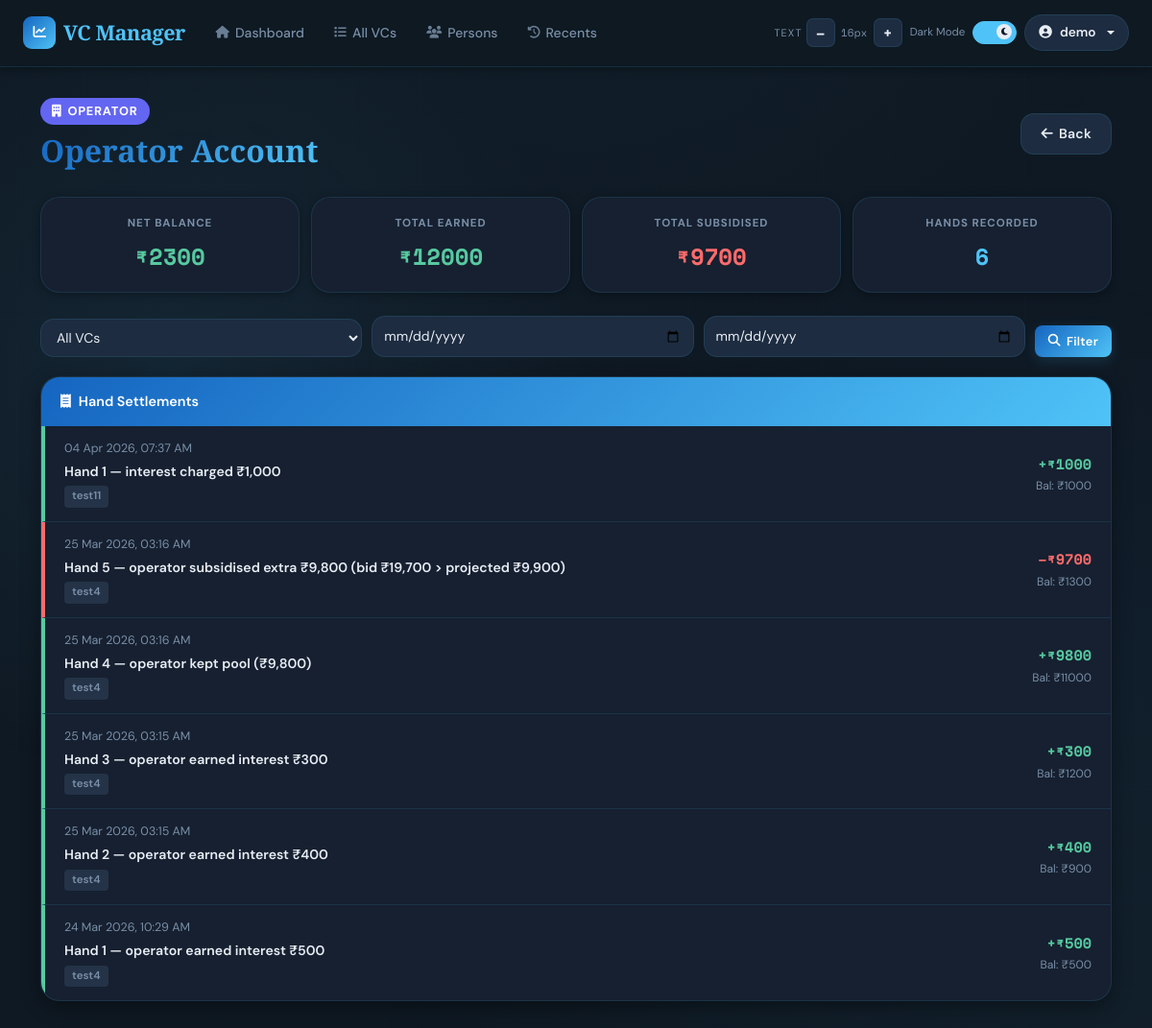
The page /ledger/operator (signed in) on the database as committed earlier.
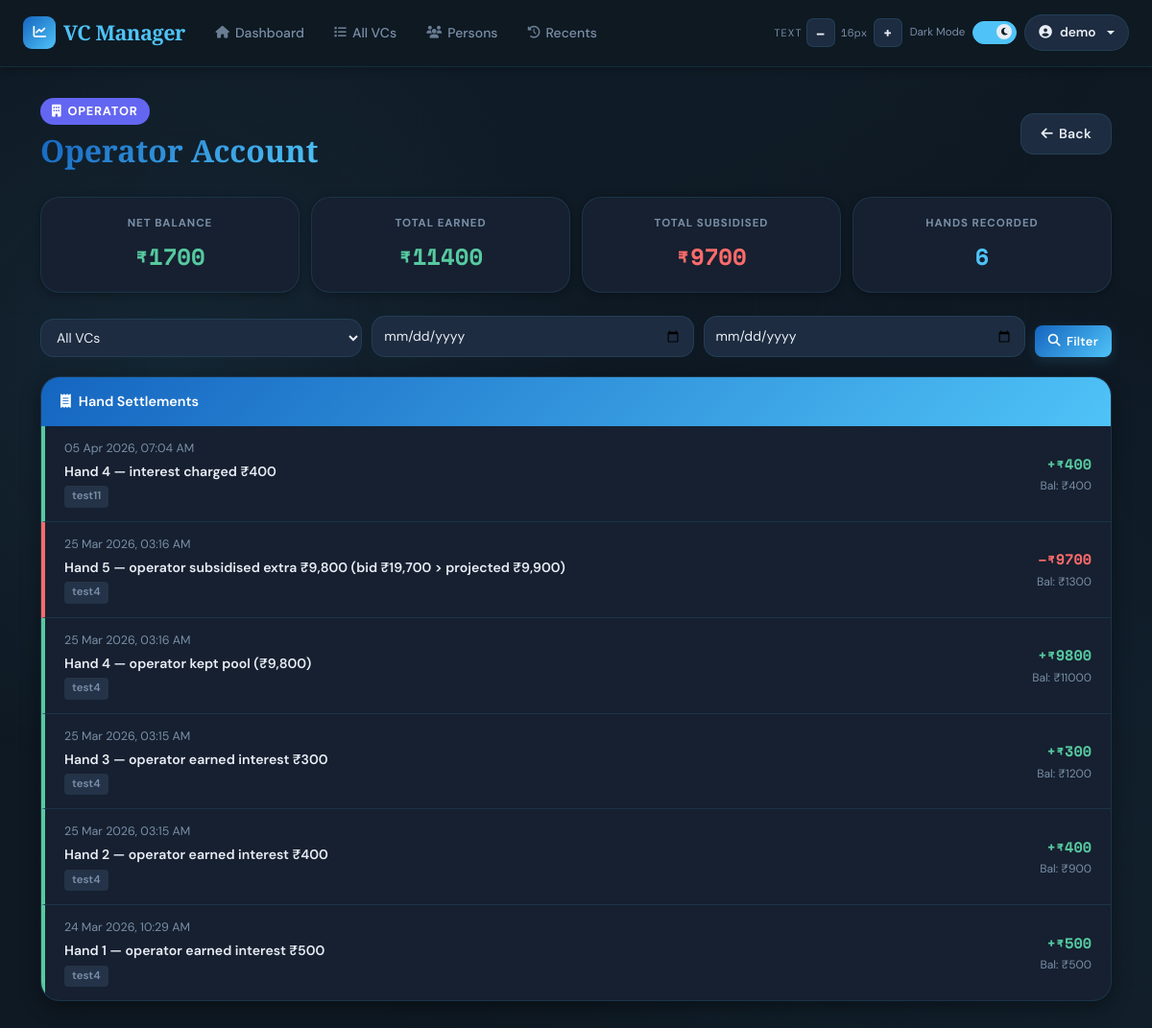
The same page on the database as committed later.
### app/models/user.py (models this page shows, shortened)
class User(UserMixin, db.Model):
    __tablename__ = 'users'
    id = db.Column(db.Integer, primary_key=True)
    email = db.Column(db.String(120), unique=True, nullable=False, index=True)
    name = db.Column(db.String(120), nullable=False)
    password_hash = db.Column(db.String(255), nullable=True)  # Nullable for OAuth-only users
    google_id = db.Column(db.String(255), unique=True, nullable=True)  # For OAuth users
    created_at = db.Column(db.DateTime, default=datetime.utcnow)
    last_login = db.Column(db.DateTime, nullable=True)
    vcs = db.relationship('VC', backref='user', lazy=True, cascade='all, delete-orphan')
    persons = db.relationship('Person', backref='user', lazy=True, cascade='all, delete-orphan')

### app/models/ledger.py (models this page shows)
class LedgerEntry(db.Model):
    __tablename__ = 'ledger_entries'
    id = db.Column(db.Integer, primary_key=True)
    person_id = db.Column(db.Integer, db.ForeignKey('persons.id'), nullable=True, index=True)
    vc_id = db.Column(db.Integer, db.ForeignKey('vcs.id'), nullable=True, index=True)
    date = db.Column(db.DateTime, nullable=False, default=datetime.utcnow)
    narration = db.Column(db.Text, nullable=False)
    debit = db.Column(db.Float, default=0)
    credit = db.Column(db.Float, default=0)
    balance = db.Column(db.Float, default=0)
    created_at = db.Column(db.DateTime, default=datetime.utcnow)
    vc = db.relationship('VC', foreign_keys=[vc_id], back_populates='ledger_entries', lazy=True)

### app/models/vc.py (models this page shows, shortened)
class VC(db.Model):
    __tablename__ = 'vcs'
    id           = db.Column(db.Integer, primary_key=True)
    user_id      = db.Column(db.Integer, db.ForeignKey('users.id'), nullable=False, index=True)
    vc_number    = db.Column(db.Integer, unique=True, nullable=False)
    name         = db.Column(db.String(100), nullable=False)
    start_date   = db.Column(db.DateTime, nullable=False, default=lambda: datetime.now(timezone.utc))
    amount       = db.Column(db.Float, nullable=False)
    tenure       = db.Column(db.Integer, nullable=False)
    current_hand = db.Column(db.Integer, default=1)
    narration    = db.Column(db.Text)
    status       = db.Column(db.Enum(PaymentStatus, native_enum=False), default=PaymentStatus.PENDING)
    min_interest = db.Column(db.Float, nullable=False, default=0.0)
    created_at   = db.Column(db.DateTime, default=lambda: datetime.now(timezone.utc))
    updated_at   = db.Column(db.DateTime, default=lambda: datetime.now(timezone.utc),
                             onupdate=lambda: datetime.now(timezone.utc))
    hands          = db.relationship('VCHand',      backref='vc', lazy=True, cascade='all, delete-orphan')
    payments       = db.relationship('Payment',     backref='vc', lazy=True, cascade='all, delete-orphan')
    ledger_entries = db.relationship('LedgerEntry', back_populates='vc', lazy=True)
    members        = db.relationship('Person', secondary=vc_members, backref='vcs')

### app/routes/ledger.py (the view)
@ledger_bp.route('/operator')
@login_required
def operator_ledger():
    from_date = request.args.get('from_date')
    to_date   = request.args.get('to_date')
    vc_id     = request.args.get('vc_id', type=int)
    user_vc_ids = [v.id for v in VC.query.filter_by(user_id=current_user.id).all()]
    if not user_vc_ids:
        return render_template('ledger/operator.html', entries=[], vcs=[],
                          total_credits=0, total_debits=0, net_balance=0)
    query = LedgerEntry.query.filter(
        LedgerEntry.person_id.is_(None),
        LedgerEntry.vc_id.in_(user_vc_ids)
    )
    if vc_id:
        query = query.filter(LedgerEntry.vc_id == vc_id)
    if from_date:
        query = query.filter(LedgerEntry.date >= datetime.strptime(from_date + ' 00:00:00', '%Y-%m-%d %H:%M:%S'))
    if to_date:
        query = query.filter(LedgerEntry.date <= datetime.strptime(to_date + ' 23:59:59', '%Y-%m-%d %H:%M:%S'))
    entries = query.order_by(LedgerEntry.date.desc()).all()
    entries = [e for e in entries if e is not None]
    vcs = VC.query.filter_by(user_id=current_user.id).order_by(VC.vc_number).all()
    total_credits = sum(float(e.credit or 0) for e in entries)
    total_debits  = sum(float(e.debit  or 0) for e in entries)
    net_balance   = total_credits - total_debits
    return render_template(
        'ledger/operator.html',
        entries=entries,
        vcs=vcs,
        total_credits=total_credits,
        total_debits=total_debits,
        net_balance=net_balance,
    )

### templates/ledger/operator.html (shortened to what this page needs)
{% extends "base.html" %}
{% block content %}
<div class="page-header">
    <div>
        <span class="operator-badge"><i class="fas fa-building"></i>Operator</span>
        <h1 class="page-title">Operator Account</h1>
    </div>
    <a href="{{ url_for('dashboard.index') }}" class="btn btn-secondary">
        <i class="fas fa-arrow-left"></i>Back
    </a>
</div>
<div class="summary-strip">
    <div class="summary-card">
        <div class="summary-label">Net Balance</div>
        <div class="summary-value {{ 'positive' if net_balance >= 0 else 'negative' }}">
            ₹{{ "%.0f"|format(net_balance) }}
        </div>
    </div>
    <div class="summary-card">
        <div class="summary-label">Total Earned</div>
        <div class="summary-value credit">₹{{ "%.0f"|format(total_credits) }}</div>
    </div>
    <div class="summary-card">
        <div class="summary-label">Total Subsidised</div>
        <div class="summary-value debit">₹{{ "%.0f"|format(total_debits) }}</div>
    </div>
    <div class="summary-card">
        <div class="summary-label">Hands Recorded</div>
        <div class="summary-value neutral">{{ entries|length }}</div>
    </div>
</div>
<form method="GET" class="filter-bar">
    <select name="vc_id">
        <option value="">All VCs</option>
    </select>
    <input type="date" name="from_date" value="{{ request.args.get('from_date', '') }}" placeholder="From">
    <input type="date" name="to_date"   value="{{ request.args.get('to_date', '') }}"   placeholder="To">
    <button type="submit" class="btn btn-primary btn-sm"><i class="fas fa-search"></i>Filter</button>
</form>
<div class="entries-card">
    <div class="entries-header">
        <i class="fas fa-receipt"></i>Hand Settlements
    </div>
    {% if entries %}
        {% for entry in entries %}
        <div class="entry-row {{ 'credit' if entry.credit > 0 else 'debit' }}">
            <div class="entry-left">
                <div class="entry-date">{{ entry.date.strftime('%d %b %Y, %I:%M %p') }}</div>
                <div class="entry-narr">{{ entry.narration }}</div>
                {% if entry.vc %}
                    <span class="entry-vc">{{ entry.vc.name }}</span>
                {% endif %}
            </div>
            <div class="entry-right">
                <div class="entry-amount">
                    {% if entry.credit > 0 %}
                        <span style="color:var(--success);">+₹{{ "%.0f"|format(entry.credit) }}</span>
                    {% else %}
                        <span style="color:var(--danger);">–₹{{ "%.0f"|format(entry.debit) }}</span>
                    {% endif %}
                </div>
                <div class="entry-bal">Bal: ₹{{ "%.0f"|format(entry.balance) }}</div>
            </div>
        </div>
        {% endfor %}
    {% else %}
        <div class="empty-state">
            <i class="fas fa-inbox"></i>
            <p>No entries yet. Operator settlements are recorded automatically when hands are distributed.</p>
        </div>
    {% endif %}
</div>
{% endblock %}

### templates/base.html (shortened to what this page needs)
<!DOCTYPE html>
<html lang="en" data-theme="dark">
<head>
    <link href="https://cdnjs.cloudflare.com/ajax/libs/font-awesome/6.5.0/css/all.min.css" rel="stylesheet">
    <link href="https://cdn.jsdelivr.net/npm/bootstrap@5.3.0/dist/css/bootstrap.min.css" rel="stylesheet">
    <link rel="stylesheet" href="https://cdn.jsdelivr.net/npm/swiper@11/swiper-bundle.min.css" />
</head>
<body>
<nav class="navbar navbar-expand-lg" role="navigation" aria-label="Main navigation">
    <div class="container-fluid px-4">
        <a class="navbar-brand" href="{{ url_for('dashboard.index') }}">
            <div class="brand-icon" aria-hidden="true"><i class="fas fa-chart-line"></i></div>
            VC Manager
        </a>
        <div class="collapse navbar-collapse" id="navbarNav">
            {% if current_user.is_authenticated %}
            <ul class="navbar-nav me-auto d-none d-md-flex">
                <li class="nav-item"><a class="nav-link" href="{{ url_for('dashboard.index') }}"><i class="fas fa-home"></i>Dashboard</a></li>
                <li class="nav-item"><a class="nav-link" href="{{ url_for('vc.vcs_list') }}"><i class="fas fa-list"></i>All VCs</a></li>
                <li class="nav-item"><a class="nav-link" href="{{ url_for('person.persons') }}"><i class="fas fa-users"></i>Persons</a></li>
                <li class="nav-item"><a class="nav-link" href="{{ url_for('transactions.recent_transactions') }}"><i class="fas fa-history"></i>Recents</a></li>
            </ul>
            {% endif %}
            <div class="d-flex align-items-center ms-auto gap-2 mt-2 mt-lg-0">
                <div class="d-flex align-items-center gap-1" role="toolbar" aria-label="Font size">
                    <span class="a11y-label d-none d-xl-inline">Text</span>
                    <button class="fs-btn" id="fsDecrease" aria-label="Decrease font size">–</button>
                    <span class="fs-display" id="fsDisplay" aria-live="polite">16px</span>
                    <button class="fs-btn" id="fsIncrease" aria-label="Increase font size">+</button>
                </div>
                <div class="d-flex align-items-center gap-2" aria-label="Theme">
                    <span class="toggle-label-text d-none d-xl-inline" id="themeLabel">Dark</span>
                    <label class="toggle-switch" aria-label="Toggle light/dark mode">
                        <div class="toggle-track"></div>
                        <div class="toggle-thumb"><i class="fas fa-moon" id="toggleIcon"></i></div>
                    </label>
                </div>
                {% if current_user.is_authenticated %}
                <div class="dropdown">
                    <button class="user-btn dropdown-toggle" type="button" data-bs-toggle="dropdown" aria-expanded="false">
                        <i class="fas fa-user-circle"></i>
                        <span class="d-none d-sm-inline">{{ current_user.name }}</span>
                    </button>
                </div>
                {% endif %}
            </div>
        </div>
    </div>
</nav>
<main class="main-content" role="main">
    <div class="container">
        {% block content %}{% endblock %}
    </div>
</main>
</body>
</html>

### templates/ledger/operator.html (style rules this page uses)
.page-header { display: flex; justify-content: space-between; align-items: center; gap: 16px; margin-bottom: 28px; flex-wrap: wrap; }
.page-title { font-family: 'Playfair Display', serif; font-size: clamp(1.5rem, 3vw, 2rem); font-weight: 700; background: var(--grad-header); -webkit-background-clip: text; -webkit-text-fill-color: transparent; background-clip: text; margin: 0; }
.operator-badge { background: #6366f1; color: #fff; padding: 4px 12px; border-radius: 30px; font-size: 0.8rem; font-weight: 700; letter-spacing: 0.06em; text-transform: uppercase; display: inline-flex; align-items: center; gap: 6px; margin-bottom: 8px; }
.summary-strip { display: grid; grid-template-columns: repeat(auto-fit, minmax(160px, 1fr)); gap: 12px; margin-bottom: 24px; }
.summary-card { background: var(--surface); border: 1px solid var(--border); border-radius: var(--radius-lg); padding: 18px 20px; text-align: center; box-shadow: var(--shadow-sm); }
.summary-label { font-size: 0.72rem; font-weight: 700; text-transform: uppercase; letter-spacing: 0.08em; color: var(--text-muted); margin-bottom: 6px; }
.summary-value { font-family: 'Space Mono', monospace; font-size: 1.5rem; font-weight: 700; }
.summary-value.positive { color: var(--success); }
.summary-value.credit { color: var(--success); }
.summary-value.debit { color: var(--danger); }
.summary-value.neutral { color: var(--accent); }
.filter-bar { display: flex; gap: 10px; margin-bottom: 20px; flex-wrap: wrap; align-items: flex-end; }
.filter-bar select, .filter-bar input[type="date"] { background: var(--surface2); color: var(--text); border: 1.5px solid var(--border); border-radius: var(--radius-md); padding: 9px 12px; font-size: 0.875rem; font-family: 'DM Sans', sans-serif; flex: 1; min-width: 140px; }
.entries-card { background: var(--surface); border: 1px solid var(--border); border-radius: var(--radius-lg); overflow: hidden; box-shadow: var(--shadow-md); }
.entries-header { background: var(--grad-header); color: #fff; padding: 14px 20px; font-weight: 600; font-size: 0.9rem; display: flex; align-items: center; gap: 8px; }
.entry-row { display: flex; justify-content: space-between; align-items: center; padding: 14px 20px; border-bottom: 1px solid var(--border); gap: 16px; transition: background var(--transition); }
.entry-row:last-child { border-bottom: none; }
.entry-row.credit { border-left: 4px solid var(--success); }
.entry-row.debit { border-left: 4px solid var(--danger); }
.entry-left { flex: 1; min-width: 0; }
.entry-date { font-size: 0.78rem; color: var(--text-muted); margin-bottom: 2px; }
.entry-narr { font-weight: 600; font-size: 0.88rem; color: var(--text); }
.entry-vc { display: inline-block; margin-top: 3px; background: var(--surface3); color: var(--text-muted); padding: 2px 8px; border-radius: 4px; font-size: 0.72rem; font-weight: 600; }
.entry-right { text-align: right; flex-shrink: 0; }
.entry-amount { font-family: 'Space Mono', monospace; font-weight: 700; font-size: 0.95rem; }
.entry-bal { font-size: 0.75rem; color: var(--text-muted); margin-top: 2px; }

Rows that differ between the two databases and show on the page:
removed LedgerEntry: date "04 Apr 2026, 07:37 AM", narration "Hand 1 — interest charged ₹1,000", vc.name "test11", credit "1000", balance "1000"
now on this page (row edited): LedgerEntry: date "05 Apr 2026, 07:04 AM", narration "Hand 4 — interest charged ₹400", vc.name "test11", credit "400", balance "400"
Other text that changed with them:
{{ "%.0f"|format(net_balance) }}: "2300" → "1700"
{{ "%.0f"|format(total_credits) }}: "12000" → "11400"
